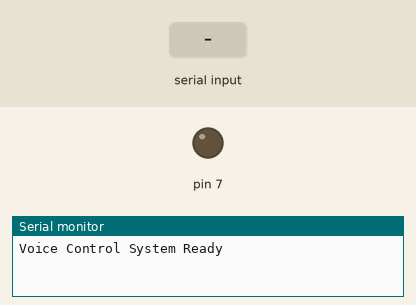
Recording of a sketch running on a simulated Arduino Uno, built with avr-gcc and run on an emulated ATmega328P. Shown: output pins drawn as LEDs (lit = HIGH), the last lines printed to the serial monitor. Inputs (shaded band) come from the test bench.

Above: at 1.2 s.
1.3 s: "ON\n" received over Serial
At 2.3 s:
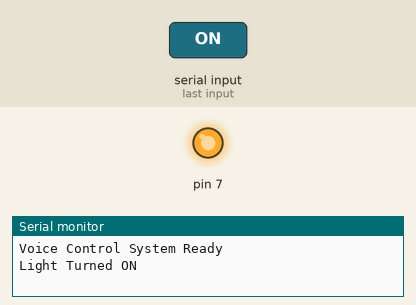
2.8 s: "OFF\n" received over Serial
At 3.4 s:
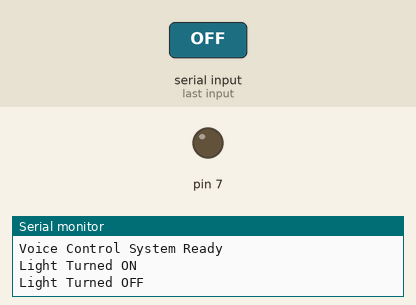
Timing chart, 0 to 5.8 s (numbered marks = the images above; inputs shaded):
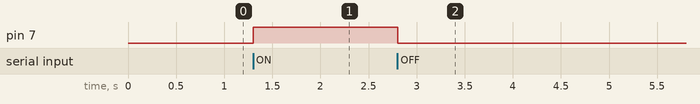

Measured:
- after the input at 1.3 s, pin 7: LOW → HIGH at once
- after the input at 2.8 s, pin 7: HIGH → LOW at once

The sketch:

code.ino
```cpp
String command;

void setup() {
  pinMode(7, OUTPUT);
  Serial.begin(9600);
  Serial.println("Voice Control System Ready");
}

void loop() {
  if (Serial.available()) {
    command = Serial.readStringUntil('\n');
    command.trim();

    if (command == "ON") {
      digitalWrite(7, HIGH);
      Serial.println("Light Turned ON");
    }
    else if (command == "OFF") {
      digitalWrite(7, LOW);
      Serial.println("Light Turned OFF");
    }
    else {
      Serial.println("Invalid Command");
    }
  }
}
```
